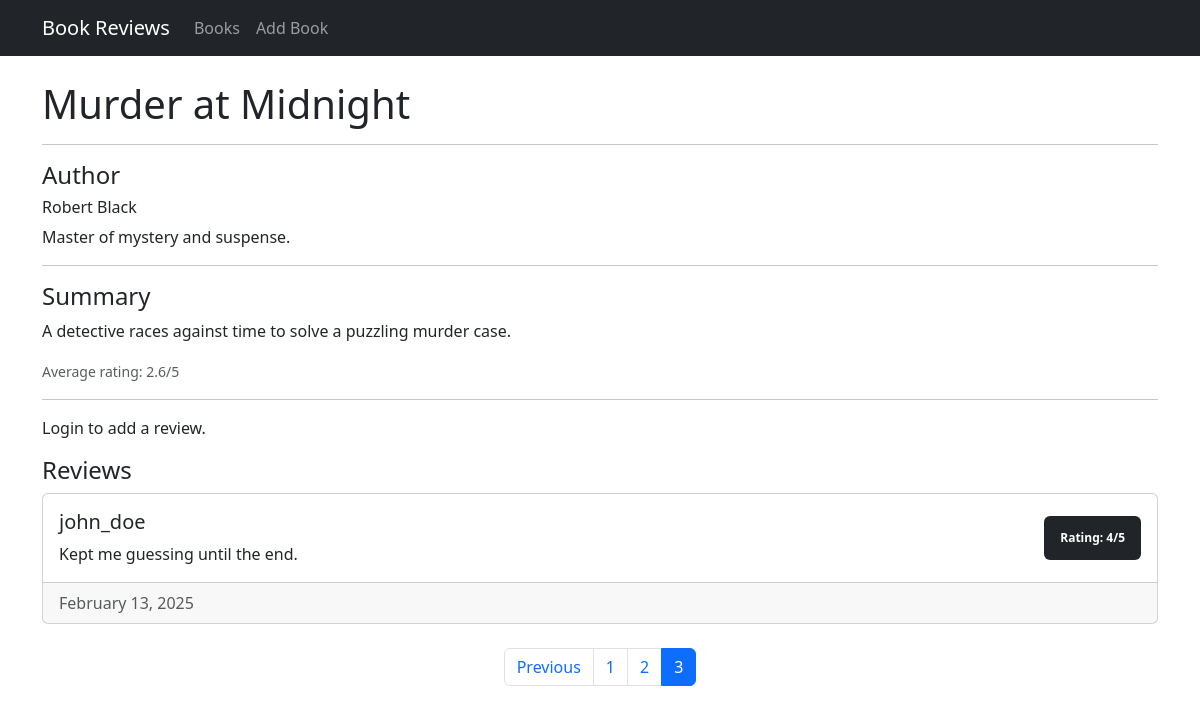
The app's page /book/5/?page=3 with its own data.
### reviews/models.py (models this page shows, shortened)
class Book(models.Model):
    title = models.CharField(max_length=200)
    author = models.CharField(max_length=200)
    author_bio = models.TextField()
    description = models.TextField()
    categories = models.ManyToManyField(Category)
    created_at = models.DateTimeField(auto_now_add=True)
    def average_rating(self):
        reviews = self.review_set.all()
        if reviews:
            return sum(review.rating for review in reviews) / len(reviews)
        return 0

class Review(models.Model):
    book = models.ForeignKey(Book, on_delete=models.CASCADE)
    user = models.ForeignKey(User, on_delete=models.CASCADE)
    text = models.TextField()
    rating = models.IntegerField(choices=[(i, i) for i in range(1, 6)])
    created_at = models.DateTimeField(auto_now_add=True)

### reviews/views.py (the view)
# urls.py: path('book/<int:book_id>/', views.book_detail, name='book_detail'),
def book_detail(request, book_id):
    book = get_object_or_404(Book, id=book_id)
    reviews = book.review_set.all().order_by('-created_at')
    paginator = Paginator(reviews, 4)  # Show 5 reviews per page
    page_number = request.GET.get('page')
    page_obj = paginator.get_page(page_number)
    context = {
        'book': book,
        'reviews': page_obj
    }
    return render(request, 'reviews/book_detail.html', context)

### reviews/templates/reviews/book_detail.html (shortened to what this page needs)
{% extends "base.html" %}
{% block content %}
<div class="container mt-4">
    <h1>{{ book.title }}</h1>
    <hr>
    <h4>Author</h4>
    <h6>{{ book.author }}</h6>
    <p>{{ book.author_bio }}</p>
    <hr>
    <h4>Summary</h4>
    <p>{{ book.description }}</p>
    <p>
        <small class="text-muted">Average rating: {{ book.average_rating|floatformat:1 }}/5</small>
    </p>
    <hr>
    {% if user.is_authenticated %}
    <div class="card mb-4">
        <div class="card-body">
            <h5>Add Review</h5>
            <form id="review-form" method="post" action="{% url 'reviews:add_review' book.id %}">
                {% csrf_token %}
                <div class="mb-3">
                    <label for="rating" class="form-label">Rating</label>
                    <select name="rating" id="rating" class="form-control" required>
                        <option value="">Select rating...</option>
                        {% for i in "12345" %}
                            <option value="{{ i }}">{{ i }}</option>
                        {% endfor %}
                    </select>
                </div>
                <div class="mb-3">
                    <label for="text" class="form-label">Review</label>
                    <textarea name="text" id="text" class="form-control" rows="3" required></textarea>
                </div>
                <button type="submit" class="btn btn-primary">Submit Review</button>
            </form>
            <div id="review-status" class="mt-2"></div>
        </div>
    </div>
    {% else %}
        <p>Login to add a review.</p>
    {% endif %}
    <h4>Reviews</h4>
    <div id="reviews">
        {% for review in reviews %}
        <div class="card mb-2">
            <div class="card-body">
                <div class="d-flex justify-content-between align-items-center">
                    <div>
                        <h5 class="card-title">{{ review.user }}</h5>
                        <p class="card-text">{{ review.text }}</p>
                    </div>
                    <div>
                        <span class="badge p-3 fs-7
                        {% if review.rating == 5 %}bg-success
                        {% elif review.rating == 1 %}bg-danger
                        {% else %}bg-dark
                        {% endif %}">
                        Rating: {{ review.rating }}/5</span>
                    </div>
                </div>
            </div>
            <div class="card-footer text-muted">
                {{ review.created_at|date:"F j, Y" }}
            </div>
        </div>
    {% empty %}
        <p>No reviews found.</p>
    {% endfor %}
    </div>
    {% if reviews.has_other_pages %}
    <nav aria-label="Review navigation" class="mt-4">
        <ul class="pagination justify-content-center">
            {% if reviews.has_previous %}
                <li class="page-item">
                    <a class="page-link" href="?page={{ reviews.previous_page_number }}">Previous</a>
                </li>
            {% endif %}
            {% for num in reviews.paginator.page_range %}
                <li class="page-item {% if reviews.number == num %}active{% endif %}">
                    <a class="page-link" href="?page={{ num }}">{{ num }}</a>
                </li>
            {% endfor %}
        </ul>
    </nav>
    {% endif %}
</div>
{% endblock %}

### records on screen
Book: title "Murder at Midnight", author "Robert Black", author_bio "Master of mystery and suspense.", description "A detective races against time to solve a puzzling murder case.", average_rating "2.6"
Review: user "john_doe", text "Kept me guessing until the end.", rating "4", created_at "February 13, 2025"

### other values on screen
{{ num }} "1" "2" "3"
